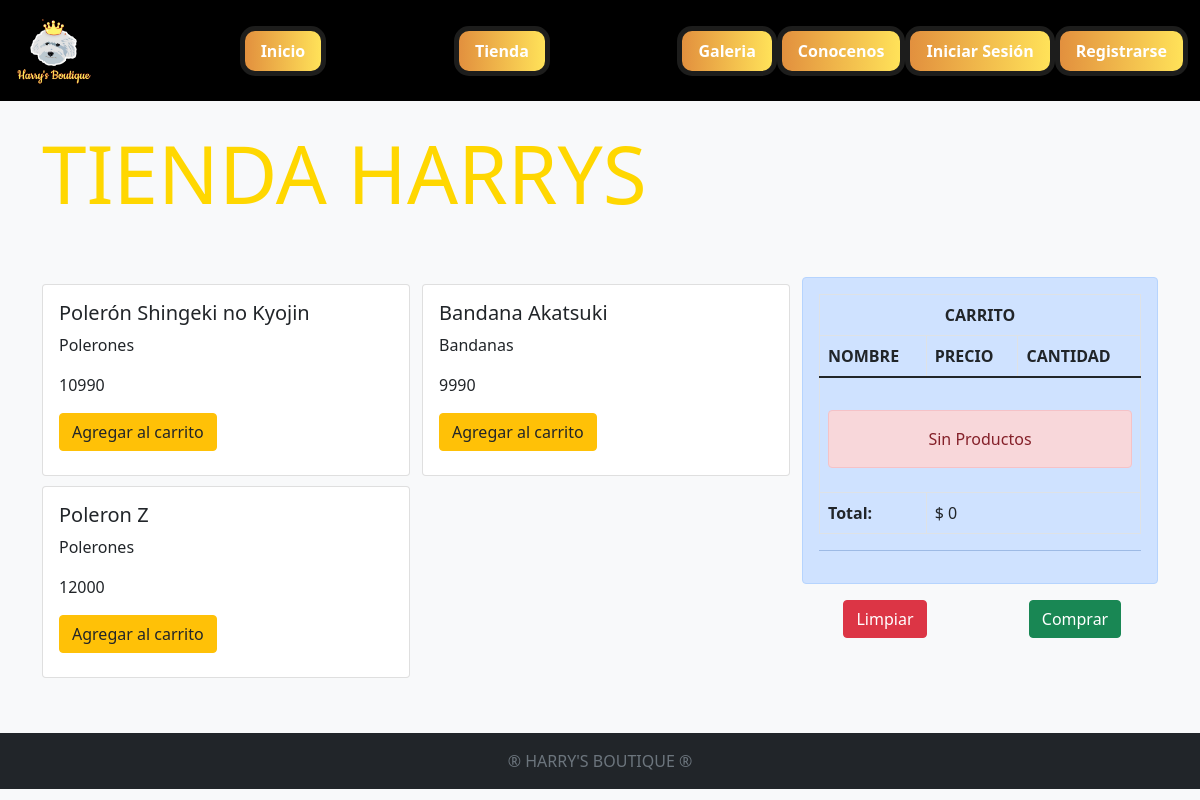
Page /tienda/ on the earlier database version.
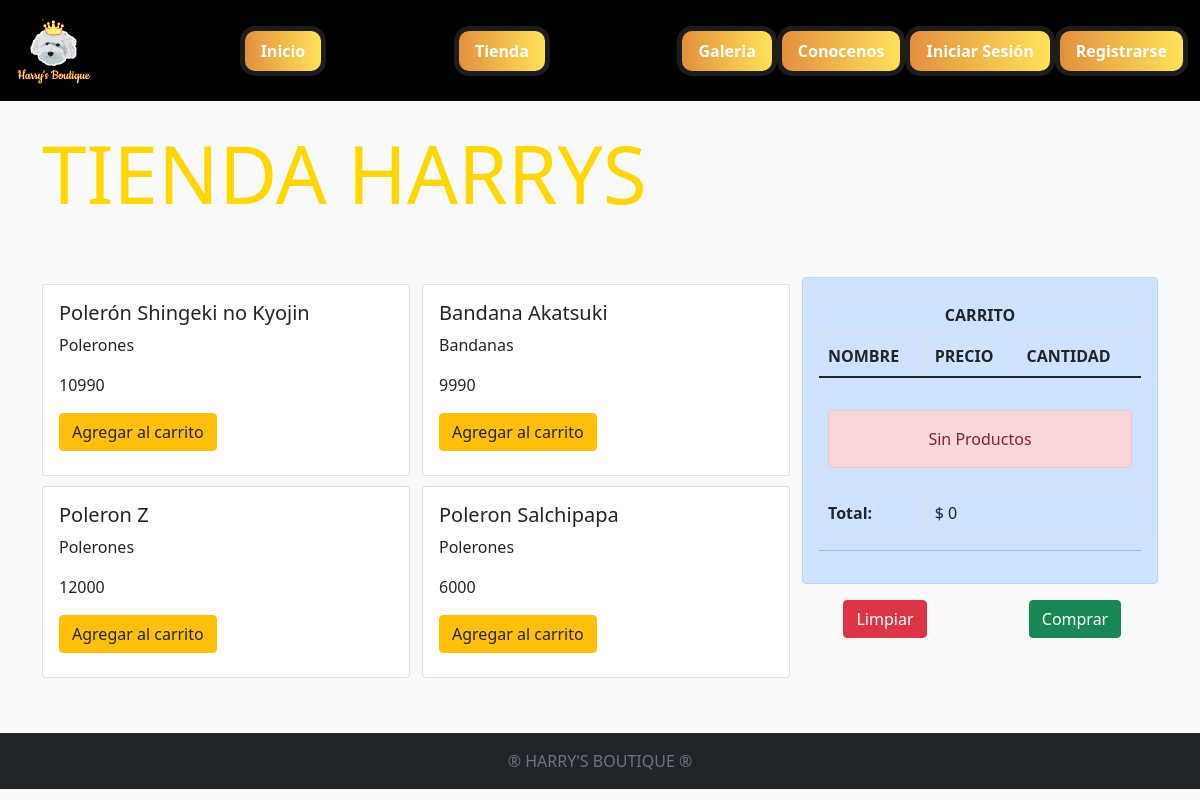
Same page on the later database version.
### core/models.py (models this page shows, shortened)
class Producto(models.Model):
    nombre = models.CharField(max_length=200)
    valor = models.IntegerField()
    anio = models.IntegerField()
    categoria = models.ForeignKey(Categoria, on_delete=CASCADE)
    descripcion = models.TextField(null=True, blank=True)
    fecha_publicacion = models.DateField()

class Categoria(models.Model):
    nombre = models.CharField(max_length=80)
    def __str__(self):
        return self.nombre

### core/views.py (the view)
# urls.py: path('tienda/', tienda, name="tienda"),
def tienda(request):
    productos = Producto.objects.all()
    return render(request,'harrys/tienda.html', {'productos':productos})

### core/context_processor.py (called while the page is built)
def total_carrito(request):
    total = 0
    if request.user.is_authenticated:
        if "carrito" in request.session.keys():
            for key, value in request.session["carrito"].items():
                total += int(value["acumulado"])
    return {"total_carrito": total}

### core/templates/harrys/tienda.html
{% extends 'harrys/base.html' %}
{% load static %}
{% block contenido %}
<div class="container">
    <br>
    <div class="row">
        <div class="col-12 align-self-centerr"><h1 class="display-1">TIENDA HARRYS</h1></div>
    </div>
    <div class="row">
        <div class="col-8">
            <div class="row" style="padding: 2px 0;">
                <div class="col-12">
                    <div class="row">
                        {% for producto in productos %}
                        <div class="col-6">
                            <div class="card" style="height:12rem; width:23rem; margin: 5px 0px;">
                                <div class="card-body">
                                    <h5 class="card-tittle">{{producto.nombre}}</h5>
                                    <p class="card-text">{{producto.categoria}}</p>
                                    <p class="card-text">{{producto.valor}}</p>
                                    <a href="{%url 'Add' producto.id %}" class="btn btn-warning">Agregar al carrito</a>
                                </div>
                            </div>
                        </div>
                        {% endfor %}
                    </div>
                </div>
            </div>
        </div>
        <div class="col-4">
            {% include "harrys/carrito.html" %}
        </div>
    </div>
</div>
{% endblock %}

Differences in the rows shown:
added Producto: nombre "Poleron Salchipapa", categoria "Polerones", valor "6000"
